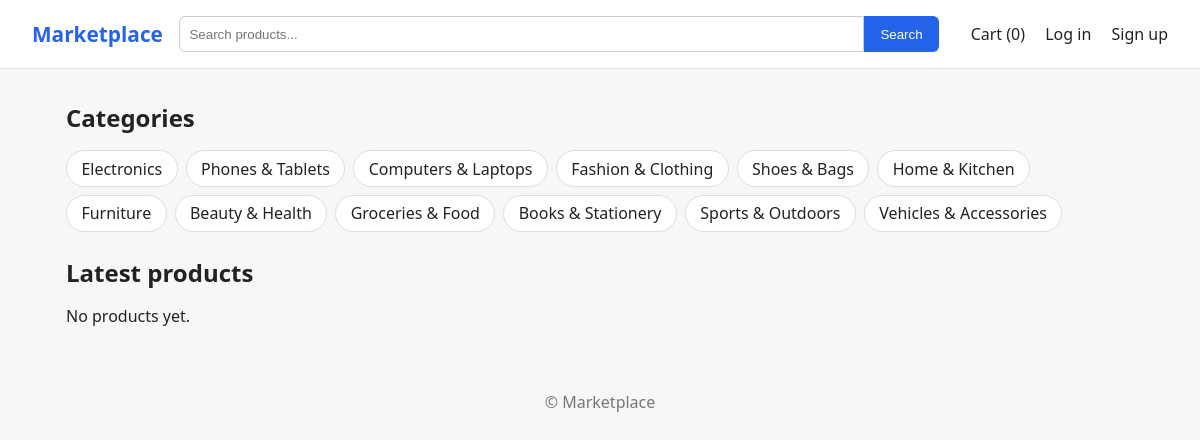
/products/?category=electronics, run on the app's committed database.
### store/models.py (models this page shows, shortened)
class Category(models.Model):
    name = models.CharField(max_length=100)
    slug = models.SlugField(unique=True)
    class Meta:
        verbose_name_plural = "categories"

### store/views.py (the view)
# urls.py: path('products/', views.product_list, name='product_list'),
def product_list(request):
    products = Product.objects.filter(is_active=True)
    categories = Category.objects.all()
    q = request.GET.get('q')
    category = request.GET.get('category')
    if q:
        products = products.filter(Q(title__icontains=q) | Q(description__icontains=q))
    if category:
        products = products.filter(category__slug=category)
    return render(request, 'store/product_list.html', {
        'products': products, 'categories': categories, 'q': q or '', 'active_category': category,
    })

### store/cart.py (called while the page is built)
    def __len__(self):
        return sum(self.cart.values())

### store/context_processors.py (called while the page is built)
def cart_count(request):
    return {'cart_count': len(Cart(request))}

### templates/store/product_list.html
{% extends 'base.html' %}
{% block content %}
  <h2>Categories</h2>
  <div class="chips">
    {% for c in categories %}
      <a href="{% url 'product_list' %}?category={{ c.slug }}">{{ c.name }}</a>
    {% endfor %}
  </div>
  <h2>Latest products</h2>
  <div class="grid">
    {% for product in products %}
      {% include 'store/_card.html' %}
    {% empty %}
      <p>No products yet.</p>
    {% endfor %}
  </div>
{% endblock %}

### static/css/style.css (style rules this page uses)
* { box-sizing: border-box; margin: 0; padding: 0; }
body { font-family: system-ui, sans-serif; background: #f6f7f9; color: #222; }
a { color: inherit; text-decoration: none; }
h2 { margin: 1.5rem 0 1rem; }
.chips { display: flex; gap: .5rem; flex-wrap: wrap; margin-bottom: 1rem; }
.chips a { padding: .4rem .9rem; background: #fff; border: 1px solid #ddd; border-radius: 999px; }
.grid { display: grid; grid-template-columns: repeat(auto-fill, minmax(220px, 1fr)); gap: 1.2rem; }

### data on the page
Category: name "Electronics"
Category: name "Phones & Tablets"
Category: name "Computers & Laptops"
Category: name "Fashion & Clothing"
Category: name "Shoes & Bags"
Category: name "Home & Kitchen"
Category: name "Furniture"
Category: name "Beauty & Health"
Category: name "Groceries & Food"
Category: name "Books & Stationery"
Category: name "Sports & Outdoors"
Category: name "Vehicles & Accessories"

### other printed values
{{ cart_count }} "0"
